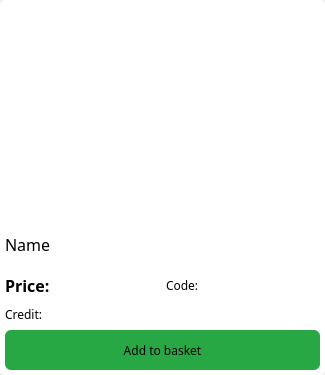
<?xml version="1.0" encoding="UTF-8"?>
<ui version="4.0">
 <class>Item</class>
 <widget class="QWidget" name="Item">
  <property name="geometry">
   <rect>
    <x>0</x>
    <y>0</y>
    <width>325</width>
    <height>375</height>
   </rect>
  </property>
  <property name="minimumSize">
   <size>
    <width>280</width>
    <height>375</height>
   </size>
  </property>
  <property name="maximumSize">
   <size>
    <width>325</width>
    <height>375</height>
   </size>
  </property>
  <property name="windowTitle">
   <string>Form</string>
  </property>
  <layout class="QGridLayout" name="gridLayout">
   <property name="leftMargin">
    <number>0</number>
   </property>
   <property name="topMargin">
    <number>0</number>
   </property>
   <property name="rightMargin">
    <number>0</number>
   </property>
   <property name="bottomMargin">
    <number>0</number>
   </property>
   <item row="0" column="0">
    <widget class="QWidget" name="widget" native="true">
     <property name="styleSheet">
      <string notr="true">QWidget
{
background-color: white;
border-radius: 5px;
border: medium;
}

QPushButton
{
border-radius: 6px;
background-color: #28A745;
}

QPushButton:hover
{
background-color: #218838;
color: #F2F3F7;
}

QPushButton:pressed
{
background-color: #1E7E34;
border-style: solid;
border-width: medium;
border-color: #F2F3F7;
}</string>
     </property>
     <layout class="QVBoxLayout" name="verticalLayout">
      <property name="leftMargin">
       <number>5</number>
      </property>
      <property name="topMargin">
       <number>5</number>
      </property>
      <property name="rightMargin">
       <number>5</number>
      </property>
      <property name="bottomMargin">
       <number>5</number>
      </property>
      <item>
       <layout class="QHBoxLayout" name="horizontalLayout_2">
        <item>
         <spacer name="horizontalSpacer">
          <property name="orientation">
           <enum>Qt::Horizontal</enum>
          </property>
          <property name="sizeHint" stdset="0">
           <size>
            <width>40</width>
            <height>20</height>
           </size>
          </property>
         </spacer>
        </item>
        <item>
         <widget class="QLabel" name="label">
          <property name="minimumSize">
           <size>
            <width>220</width>
            <height>175</height>
           </size>
          </property>
          <property name="maximumSize">
           <size>
            <width>220</width>
            <height>16777215</height>
           </size>
          </property>
          <property name="text">
           <string/>
          </property>
         </widget>
        </item>
        <item>
         <spacer name="horizontalSpacer_2">
          <property name="orientation">
           <enum>Qt::Horizontal</enum>
          </property>
          <property name="sizeHint" stdset="0">
           <size>
            <width>40</width>
            <height>20</height>
           </size>
          </property>
         </spacer>
        </item>
       </layout>
      </item>
      <item>
       <widget class="QLabel" name="label_2">
        <property name="minimumSize">
         <size>
          <width>0</width>
          <height>45</height>
         </size>
        </property>
        <property name="maximumSize">
         <size>
          <width>16777215</width>
          <height>45</height>
         </size>
        </property>
        <property name="font">
         <font>
          <family>Lucida Sans Typewriter</family>
          <pointsize>12</pointsize>
          <weight>50</weight>
          <bold>false</bold>
         </font>
        </property>
        <property name="text">
         <string>Name</string>
        </property>
       </widget>
      </item>
      <item>
       <layout class="QHBoxLayout" name="horizontalLayout">
        <item>
         <widget class="QLabel" name="label_3">
          <property name="minimumSize">
           <size>
            <width>0</width>
            <height>25</height>
           </size>
          </property>
          <property name="maximumSize">
           <size>
            <width>16777215</width>
            <height>25</height>
           </size>
          </property>
          <property name="font">
           <font>
            <family>Lucida Sans Typewriter</family>
            <pointsize>12</pointsize>
            <weight>75</weight>
            <bold>true</bold>
           </font>
          </property>
          <property name="text">
           <string>Price:</string>
          </property>
         </widget>
        </item>
        <item>
         <widget class="QLabel" name="label_4">
          <property name="minimumSize">
           <size>
            <width>0</width>
            <height>20</height>
           </size>
          </property>
          <property name="maximumSize">
           <size>
            <width>16777215</width>
            <height>20</height>
           </size>
          </property>
          <property name="font">
           <font>
            <family>Lucida Sans Typewriter</family>
           </font>
          </property>
          <property name="text">
           <string>Code:</string>
          </property>
         </widget>
        </item>
       </layout>
      </item>
      <item>
       <widget class="QLabel" name="label_5">
        <property name="minimumSize">
         <size>
          <width>0</width>
          <height>20</height>
         </size>
        </property>
        <property name="maximumSize">
         <size>
          <width>16777215</width>
          <height>20</height>
         </size>
        </property>
        <property name="font">
         <font>
          <family>Lucida Sans Typewriter</family>
         </font>
        </property>
        <property name="text">
         <string>Credit:</string>
        </property>
       </widget>
      </item>
      <item>
       <layout class="QHBoxLayout" name="horizontalLayout_3">
        <item>
         <widget class="QPushButton" name="pushButton_2">
          <property name="minimumSize">
           <size>
            <width>0</width>
            <height>40</height>
           </size>
          </property>
          <property name="maximumSize">
           <size>
            <width>16777215</width>
            <height>40</height>
           </size>
          </property>
          <property name="font">
           <font>
            <family>Lucida Sans Typewriter</family>
           </font>
          </property>
          <property name="text">
           <string>Add to basket</string>
          </property>
         </widget>
        </item>
       </layout>
      </item>
     </layout>
    </widget>
   </item>
  </layout>
 </widget>
 <resources/>
 <connections/>
</ui>
